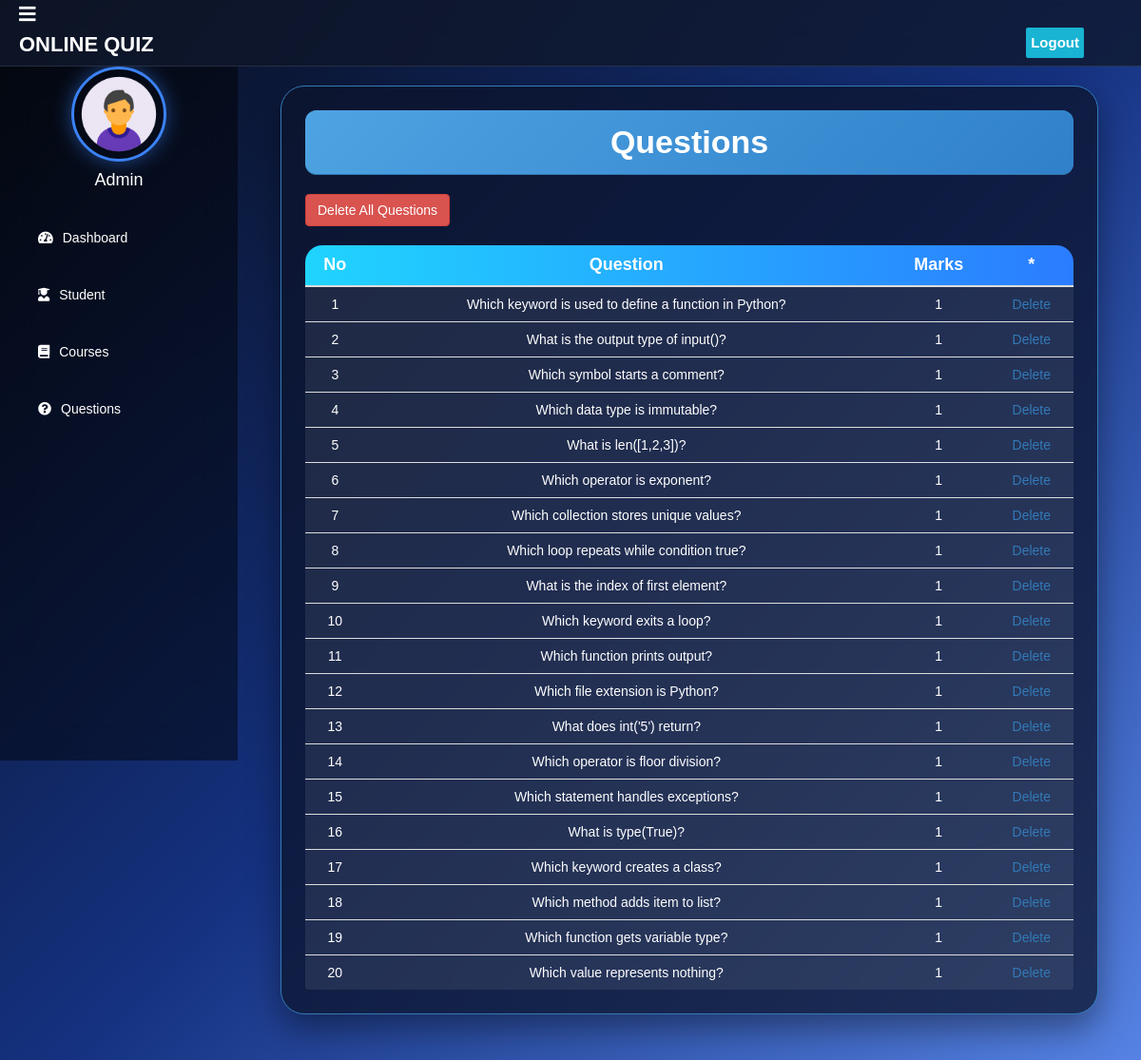
/view-question/18 (signed in), run on the app's committed database.
### quiz/models.py (models this page shows)
class Question(models.Model):
    course=models.ForeignKey(Course,on_delete=models.CASCADE)
    marks=models.PositiveIntegerField()
    question=models.CharField(max_length=600)
    option1=models.CharField(max_length=200)
    option2=models.CharField(max_length=200)
    option3=models.CharField(max_length=200)
    option4=models.CharField(max_length=200)
    cat=(('Option1','Option1'),('Option2','Option2'),('Option3','Option3'),('Option4','Option4'))
    answer=models.CharField(max_length=200,choices=cat)
    cat = (
        ('Option1', 'Option1'),
        ('Option2', 'Option2'),
        ('Option3', 'Option3'),
        ('Option4', 'Option4'),
    )
    answer = models.CharField(max_length=200, choices=cat)
    pdf = models.FileField(upload_to='question_pdfs/', blank=True, null=True)

### quiz/views.py (the view)
# urls.py: path('view-question/<int:pk>', views.view_question_view, name='view-question'),
@login_required(login_url='adminlogin')
def view_question_view(request, pk):
    course = Course.objects.get(id=pk)
    questions = Question.objects.filter(course=course)
    return render(request, 'quiz/view_question.html', {
        'questions': questions,
        'course': course,
    })

### templates/quiz/view_question.html (shortened to what this page needs)
{% extends 'quiz/adminbase.html' %}
{% block content %}
{%load static%}
<head>
  <link href="//netdna.bootstrapcdn.com/bootstrap/3.0.0/css/bootstrap.min.css" rel="stylesheet" id="bootstrap-css">
</head>
<div class="container-fluid">
  <div class="panel panel-primary">
    <div class="panel-heading">
      <h6 class="panel-title">Questions</h6>
    </div>
{% if course.pk %}
<a href="{% url 'delete-all-questions' cid=course.pk %}"
   class="btn btn-danger">
    Delete All Questions
</a>
{% else %}
<p style="color:red;">Course object is missing!</p>
{% endif %}
<br><br>
    <table class="table table-hover" id="dev-table">
      <thead>
        <tr>
          <th>No</th>
          <th>Question</th>
          <th>Marks</th>
          <th>*</th>
        </tr>
      </thead>
     <tbody>
{% for q in questions %}
<tr>
    <td>{{ forloop.counter }}</td>
    <td>{{ q.question }}</td>
    <td>{{ q.marks }}</td>
    <td>
        <a href="{% url 'delete-question' q.id %}">Delete</a>
    </td>
</tr>
{% endfor %}
</tbody>
    </table>
  </div>
</div>
{% endblock content %}

### templates/quiz/adminbase.html (style rules this page uses)
a:link { text-decoration: none; }
* { margin:0; padding:0; box-sizing:border-box; font-family:'Poppins',sans-serif; }
body { margin:0; padding:0; font-family:'Poppins',sans-serif; background:linear-gradient(135deg,#070c16,#153281,#5987e9); background-attachment:fixed; background-size:cover; min-height:100vh; }

### templates/quiz/view_question.html (style rules this page uses)
a:link { text-decoration: none; }
h6 { text-align: center; }
.panel { background:rgba(13,20,45,.75); backdrop-filter:blur(15px); border-radius:25px; padding:25px; box-shadow:0 15px 35px rgba(0,0,0,.4); animation:fadeIn .8s ease; }
.panel-heading { text-align:center; margin-bottom:20px; }
.panel-title { color:#fff; font-size:42px; font-weight:700; }
.table { width:100%; overflow:hidden; border-radius:18px; border-collapse:collapse; }
.table thead { background:linear-gradient(90deg,#20d4ff,#2b7cff); }
.table thead th { color:#fff; text-align:center; padding:18px; font-size:18px; font-weight:600; }
.table tbody td { background:rgba(255,255,255,.08); color:#fff; text-align:center; padding:16px; border-top:1px solid rgba(255,255,255,.12); transition:.35s; }
.panel-heading { background: linear-gradient(135deg,#4ea3e2,#2f80c9); border-radius: 12px; padding: 15px; margin-bottom: 20px; }
.panel-title { color: #fff; font-size: 34px; font-weight: 700; margin: 0; text-align: center; }

### data on the page
Question: question "Which keyword is used to define a function in Python?", marks "1"
Question: question "What is the output type of input()?", marks "1"
Question: question "Which symbol starts a comment?", marks "1"
Question: question "Which data type is immutable?", marks "1"
Question: question "What is len([1,2,3])?", marks "1"
Question: question "Which operator is exponent?", marks "1"
Question: question "Which collection stores unique values?", marks "1"
Question: question "Which loop repeats while condition true?", marks "1"
Question: question "What is the index of first element?", marks "1"
Question: question "Which keyword exits a loop?", marks "1"
Question: question "Which function prints output?", marks "1"
Question: question "Which file extension is Python?", marks "1"
Question: question "What does int('5') return?", marks "1"
Question: question "Which operator is floor division?", marks "1"
Question: question "Which statement handles exceptions?", marks "1"
Question: question "What is type(True)?", marks "1"
Question: question "Which keyword creates a class?", marks "1"
Question: question "Which method adds item to list?", marks "1"
Question: question "Which function gets variable type?", marks "1"
Question: question "Which value represents nothing?", marks "1"
